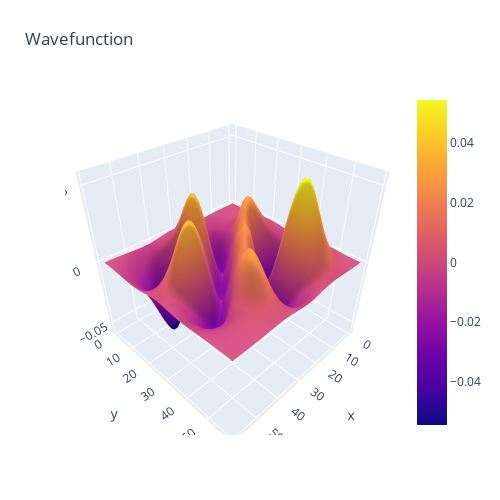

Here is the notebook cell this chart was saved with:
### Code cell
wave = evecs[15].reshape([NUM, NUM])

fig = go.Figure(data=[go.Surface(z=wave.real)])

fig.update_layout(title='Wavefunction', autosize=False,
                  width=500, height=500,
                  margin=dict(l=65, r=50, b=65, t=90))

fig.show()

### Figure 1 — Plotly figure (JSON) as saved in the notebook; plotly's stock layout.template omitted (floating-point values rounded to 4 significant figures; data arrays with more than 128 entries replaced by an {"elided": "..."} marker saying what was removed)
{"data": [{"type": "surface", "z": {"elided": "60x60 float values"}}], "layout": {"autosize": false, "height": 500, "margin": {"b": 65, "l": 65, "r": 50, "t": 90}, "title": {"text": "Wavefunction"}, "width": 500}}
